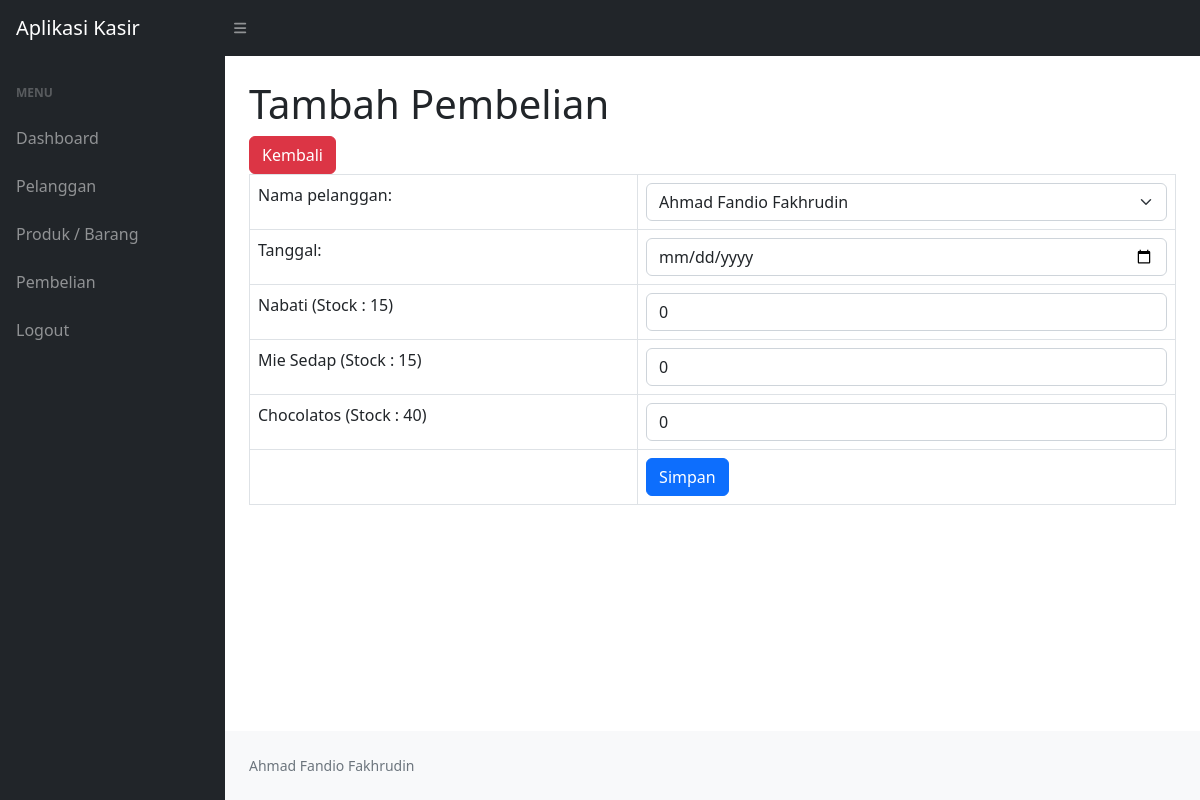
Screenshot of /ukk_kasir_fandio/tambah_pembelian.php (signed in) with the database file from the repository.
### tables this page shows
CREATE TABLE `produk` (
  `id_produk` int(11) NOT NULL,
  `nama_produk` varchar(255) NOT NULL,
  `harga` int(11) NOT NULL,
  `stock` int(11) NOT NULL
);

### ukk_kasir_fandio/tambah_pembelian.php (the view, shortened to what this page needs)
<?php
include "koneksi.php";
?>
<!DOCTYPE html>
<html lang="en">
    <head>
        <link href="https://cdn.jsdelivr.net/npm/simple-datatables@7.1.2/dist/style.min.css" rel="stylesheet" />
        <link href="css/styles.css" rel="stylesheet" />
    </head>
    <body class="sb-nav-fixed">
        <nav class="sb-topnav navbar navbar-expand navbar-dark bg-dark">
            <a class="navbar-brand ps-3" href="index.php">Aplikasi Kasir</a>
            <button class="btn btn-link btn-sm order-1 order-lg-0 me-4 me-lg-0" id="sidebarToggle" href="#!"><i class="fas fa-bars"></i></button>
        </nav>
        <div id="layoutSidenav">
            <div id="layoutSidenav_nav">
                <nav class="sb-sidenav accordion sb-sidenav-dark" id="sidenavAccordion">
                <div class="sb-sidenav-menu">
                        <div class="nav">
                            <div class="sb-sidenav-menu-heading">Menu</div>
                            <a class="nav-link" href="index.php">
                                Dashboard
                            </a>
                            <a class="nav-link" href="pelanggan.php">
                                Pelanggan
                            </a>
                            <a class="nav-link" href="produk.php">
                                Produk / Barang
                            </a>
                            <a class="nav-link" href="pembelian.php">
                                Pembelian
                            </a>
                            <a class="nav-link" href="logout.php">
                                Logout
                            </a>
                        </div>
                    </div>
                </nav>
            </div>
            <div id="layoutSidenav_content">
                <main>
                    <div class="container-fluid px-4">
                        <h1 class="mt-4">Tambah Pembelian</h1>
                        <a class="btn btn-danger" href="pembelian.php">Kembali</a>
                        <form method="POST">
                            <table class="table table-bordered">
                                <tr>
                                    <td>Nama pelanggan:</td>
                                    <td>
                                        <select name="id_pelanggan" class="form-control form-select">
                                            <?php
                                            $p = mysqli_query($koneksi, "SELECT * FROM pelanggan");
                                            while($pel = mysqli_fetch_array($p)){
                                                ?>
                                                <option value="<?php echo $pel['id_pelanggan']; ?>"><?php echo $pel['nama_pelanggan']; ?></option>
                                                <?php
                                            }
                                            ?>
                                        </select>
                                    </td>
                                </tr>
                                <tr>
                                    <td>Tanggal:</td>
                                    <td><input class="form-control" type="date" name="tanggal_penjualan"></td>
                                </tr>
                                    <?php
                                        $pro = mysqli_query($koneksi, "SELECT * FROM produk");
                                        while($produk = mysqli_fetch_array($pro)){
                                    ?>
                                <tr>
                                        <td><?php echo $produk['nama_produk'] . ' (Stock : '.$produk['stock'].')';?></td>
                                        <td>
                                            <input class="form-control" type="number"
                                            stage="0" value="0" min="0" max="<?php echo $produk['stock'];?>" name="produk[<?php echo $produk['id_produk'];?>]">
                                        </td>
                                </tr>
                                <?php
                                }
                                ?>
                                <tr>
                                    <td></td>
                                    <td>
                                        <button type="submit" class="btn btn-primary">Simpan</button>
                                    </td>
                                </tr>
                            </table>
                        </form>
                    </div>
                </main>
                <footer class="py-4 bg-light mt-auto">
                    <div class="container-fluid px-4">
                        <div class="d-flex align-items-center justify-content-between small">
                            <div class="text-muted">Ahmad Fandio Fakhrudin</div>
                        </div>
                    </div>
                </footer>
            </div>
        </div>
    </body>
</html>

### rows the page displays
produk: nama_produk "Nabati", stock "15"
produk: nama_produk "Mie Sedap", stock "15"
produk: nama_produk "Chocolatos", stock "40"

### other values shown
form field id_pelanggan "Ahmad Fandio Fakhrudin"
